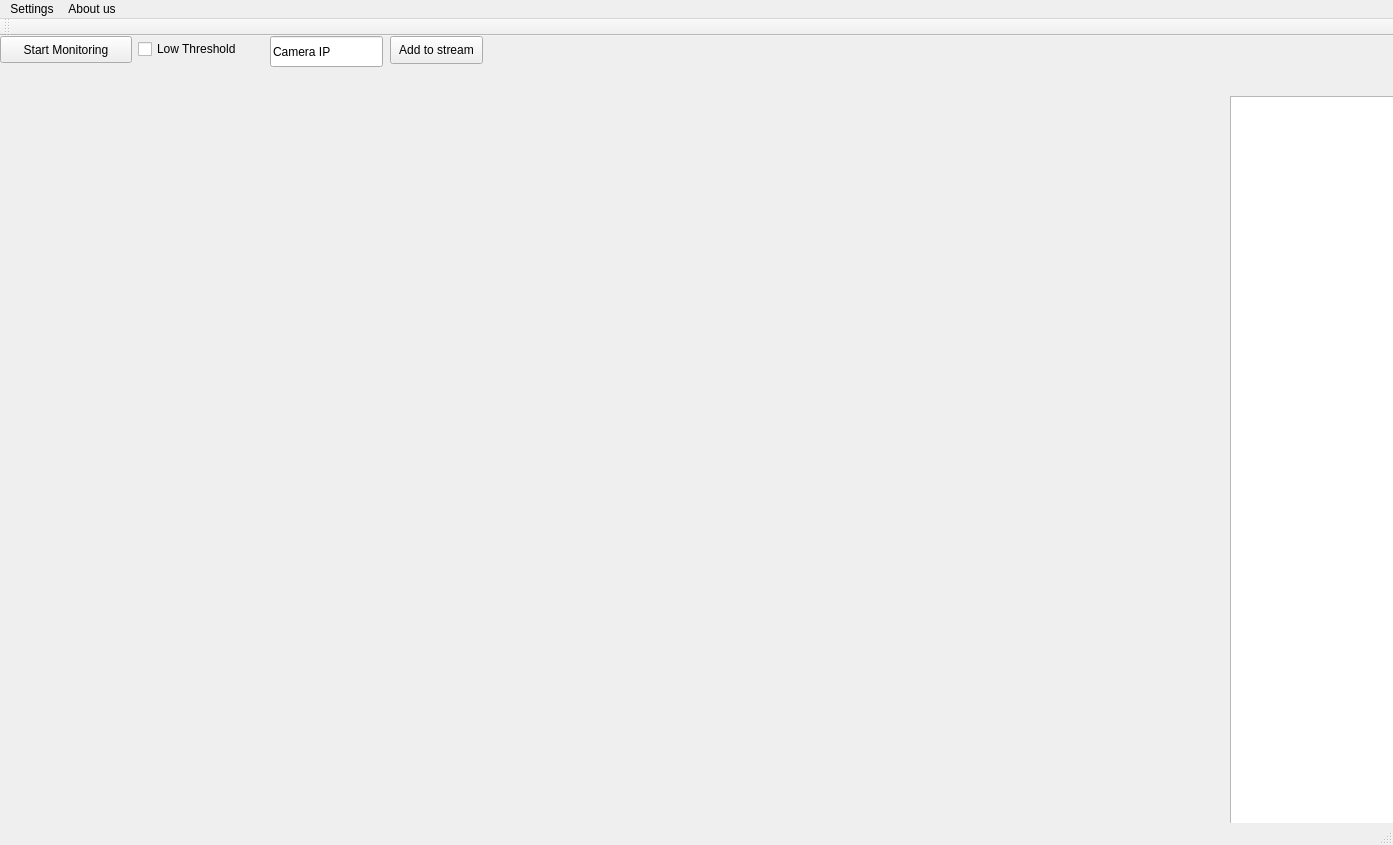
<?xml version="1.0" encoding="UTF-8"?>
<ui version="4.0">
 <class>MainWindow</class>
 <widget class="QMainWindow" name="MainWindow">
  <property name="geometry">
   <rect>
    <x>0</x>
    <y>0</y>
    <width>1393</width>
    <height>845</height>
   </rect>
  </property>
  <property name="windowTitle">
   <string>MainWindow</string>
  </property>
  <widget class="QWidget" name="centralWidget">
   <widget class="QWidget" name="layoutWidget">
    <property name="geometry">
     <rect>
      <x>10</x>
      <y>60</y>
      <width>1221</width>
      <height>721</height>
     </rect>
    </property>
    <layout class="QGridLayout" name="gridLayout">
     <item row="1" column="0">
      <widget class="QWidget" name="Cam_3" native="true"/>
     </item>
     <item row="0" column="1">
      <widget class="QWidget" name="Cam_2" native="true"/>
     </item>
     <item row="1" column="1">
      <widget class="QWidget" name="Cam_4" native="true"/>
     </item>
     <item row="0" column="0">
      <widget class="QWidget" name="Cam_1" native="true"/>
     </item>
    </layout>
   </widget>
   <widget class="QCheckBox" name="thresholdButton">
    <property name="geometry">
     <rect>
      <x>138</x>
      <y>2</y>
      <width>130</width>
      <height>22</height>
     </rect>
    </property>
    <property name="text">
     <string>Low Threshold</string>
    </property>
   </widget>
   <widget class="QPushButton" name="startButton">
    <property name="geometry">
     <rect>
      <x>0</x>
      <y>0</y>
      <width>132</width>
      <height>27</height>
     </rect>
    </property>
    <property name="text">
     <string>Start Monitoring</string>
    </property>
   </widget>
   <widget class="QListWidget" name="listEvent">
    <property name="geometry">
     <rect>
      <x>1230</x>
      <y>60</y>
      <width>171</width>
      <height>751</height>
     </rect>
    </property>
   </widget>
   <widget class="QLineEdit" name="ipCam">
    <property name="geometry">
     <rect>
      <x>270</x>
      <y>0</y>
      <width>113</width>
      <height>31</height>
     </rect>
    </property>
    <property name="text">
     <string>Camera IP</string>
    </property>
   </widget>
   <widget class="QPushButton" name="addCam">
    <property name="geometry">
     <rect>
      <x>390</x>
      <y>0</y>
      <width>93</width>
      <height>28</height>
     </rect>
    </property>
    <property name="text">
     <string>Add to stream</string>
    </property>
   </widget>
  </widget>
  <widget class="QMenuBar" name="menuBar">
   <property name="geometry">
    <rect>
     <x>0</x>
     <y>0</y>
     <width>1393</width>
     <height>26</height>
    </rect>
   </property>
   <widget class="QMenu" name="menuSettings">
    <property name="title">
     <string>Settings</string>
    </property>
   </widget>
   <widget class="QMenu" name="menuAbout_us">
    <property name="title">
     <string>About us</string>
    </property>
   </widget>
   <addaction name="menuSettings"/>
   <addaction name="menuAbout_us"/>
  </widget>
  <widget class="QToolBar" name="mainToolBar">
   <attribute name="toolBarArea">
    <enum>TopToolBarArea</enum>
   </attribute>
   <attribute name="toolBarBreak">
    <bool>false</bool>
   </attribute>
  </widget>
  <widget class="QStatusBar" name="statusBar"/>
 </widget>
 <layoutdefault spacing="6" margin="11"/>
 <resources/>
 <connections/>
</ui>
